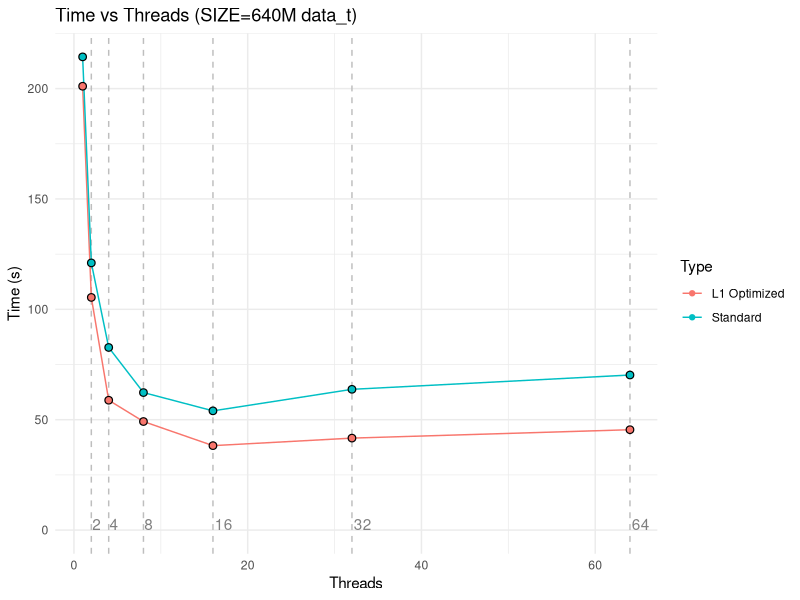
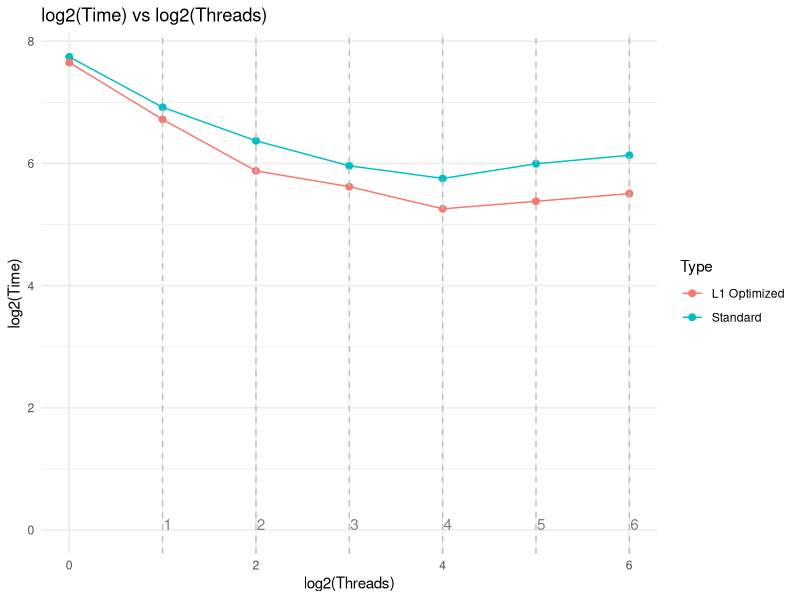
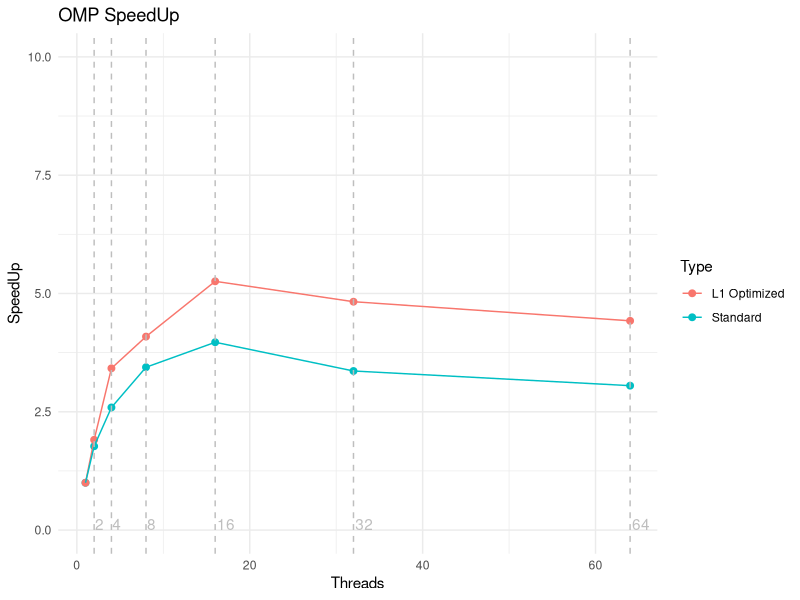
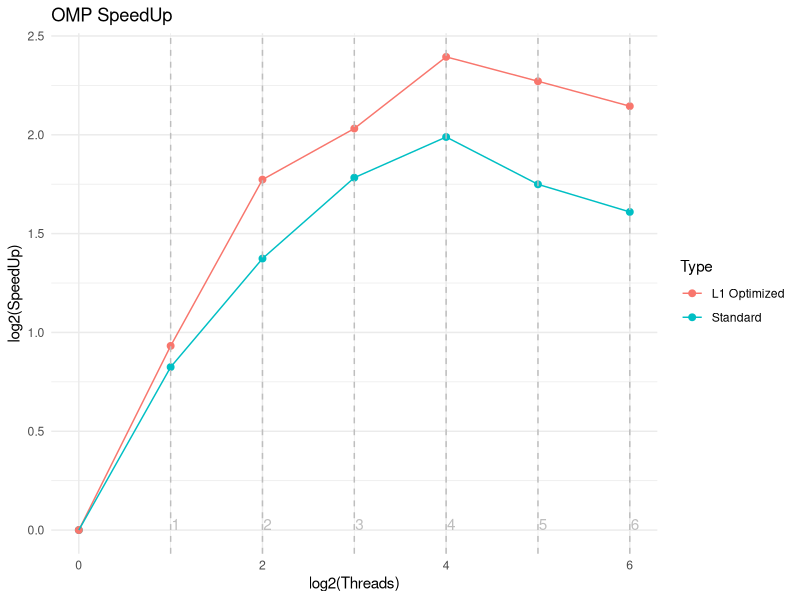

The R script that drew these images, in order:
## ---- chunk 1
knitr::opts_chunk$set(echo = TRUE)
## ---- chunk 2
library(tidyverse)
library(ggplot2)
## ---- chunk 3
omp_timings<- read.csv("../timings/omp_scaling_640M.csv")
omp_timings<- omp_timings%>%
  group_by(Threads) %>%
  summarise(Time = mean(Time, na.rm = TRUE))
omp_timings$SpeedUp<- omp_timings$Time[1] / omp_timings$Time
omp_timings$Type= "Standard"
## ---- chunk 4
omp_timings_L1<- read.csv("../timings/omp_scaling_L1_640M.csv")
omp_timings_L1<- omp_timings_L1%>%
  group_by(Threads) %>%
  summarise(Time = min(Time, na.rm = TRUE))
omp_timings_L1$SpeedUp<- omp_timings_L1$Time[1] / omp_timings_L1$Time
omp_timings_L1$Type= "L1 Optimized"
## ---- chunk 5
df= rbind(omp_timings,omp_timings_L1)
df$Type=as.factor(df$Type)
## ---- chunk 6
df %>%
  ggplot(aes(x = Threads, y = Time, color = Type)) +
  geom_vline(xintercept = c(2,4,8,16,32,64), linetype = "dashed", color = "grey")+
  annotate("text", x = c(2,4,8,16,32,64), y = rep(0,6), label = c(2,4,8,16,32,64), 
           vjust = 0, hjust = -0.1,color="grey50")+
  geom_line() +
  geom_point(size=2.3,col="black")+
  geom_point(size=1.5)+
  labs(title = "Time vs Threads (SIZE=640M data_t)",
         x = "Threads",
         y = "Time (s)") +
    theme_minimal()
## ---- chunk 7
df %>%
  ggplot(aes(x = log2(Threads), y = log2(Time), color = Type)) +
  geom_point(size=2)+
  geom_line() +
  geom_vline(xintercept = 1:6, linetype = "dashed", color = "grey")+
  annotate("text", x = 1:6, y = rep(0,6), label = 1:6, 
           vjust = 0, hjust = -0.1,color="grey50")+
    labs(title = "log2(Time) vs log2(Threads)",
         x = "log2(Threads)",
         y = "log2(Time)") +
    theme_minimal()
## ---- chunk 8
df %>%
  ggplot(aes(x = Threads, y = SpeedUp, color = Type)) +
  geom_point(size=2)+
  geom_line() +
  geom_vline(xintercept = c(2,4,8,16,32,64), linetype = "dashed", color = "grey")+
  annotate("text", x = c(2,4,8,16,32,64), y = rep(0,6), label = c(2,4,8,16,32,64), 
           vjust = 0, hjust = -0.1,color="grey")+
  #geom_abline(intercept = 0, slope = 1, linetype = "dashed", color = "black") +
  labs(title = "OMP SpeedUp",
       x = "Threads",
       y = "SpeedUp") +
  ylim(0,10)+
  theme_minimal()
## ---- chunk 9
df %>%
  ggplot(aes(x = log2(Threads), y = log2(SpeedUp), color = Type)) +
  geom_point(size=2)+
  geom_line() +
  geom_vline(xintercept = 1:6, linetype = "dashed", color = "grey")+
  annotate("text", x = 1:6, y = rep(0,6), label = 1:6, 
           vjust = 0, hjust = -0.1,color="grey")+
  #geom_abline(intercept = 0, slope = 1, linetype = "dashed", color = "black") +
  labs(title = "OMP SpeedUp",
       x = "log2(Threads)",
       y = "log2(SpeedUp)") +
  theme_minimal()
